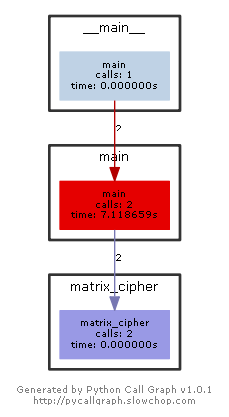

Source code (Python):
# -*- coding: utf-8 -*-
from pycallgraph import Config
from pycallgraph import GlobbingFilter
from pycallgraph import PyCallGraph
from pycallgraph.output import GraphvizOutput


def matrix_cipher(s, k, n, mode):
    result = ""
    table = []
    for i in range(n):
        table.append([])

    if mode == 1:
        count = 0
        for m in s:
            if count == n:
                count = 0
            table[k[count]].append(m)
            # print(count,m)
            count += 1
        for i in table:
            for c in i:
                result += c
            # print(table[i])
    else:
        length = len(s) // n
        if len(s) % n != 0:
            length += 1
        r = length * n - len(s)

        if r == 0:
            disabled = []
        else:
            disabled = k[-r:]

        point = 0
        for i in range(n):
            num = 0
            for num in range(n):
                if k[num] == i:
                    break
            if num in disabled:
                table[num].append(s[point:point + length - 1])
                point += length - 1
            else:
                table[num].append(s[point:point + length])
                point += length

        count = 0
        i = 0
        for j in range(len(s)):
            if count == n:
                count = 0
                i += 1

            result += table[count][0][i]
            count += 1

    return result


def main():
    n = int(input("").strip())
    _k = input("").strip()
    s = input("").strip()
    mode = int(input("").strip())
    k = []
    for i in _k:
        k.append(int(i) - 1)
    # print(k)

    ans = matrix_cipher(s, k, n, mode)

    print(ans)


if __name__ == "__main__":
    ############################################################################
    '''
        生成函数调用图
    '''
    config = Config()
    config.trace_filter = GlobbingFilter(
        include=[
            '*'
        ]
    )
    config.trace_filter = GlobbingFilter(
        exclude=['pycallgraph.*']
    )
    ############################################################################

    graphviz = GraphvizOutput()
    graphviz.output_file = '矩阵密码.png'
    with PyCallGraph(output=graphviz, config=config):
        main()
        main()
